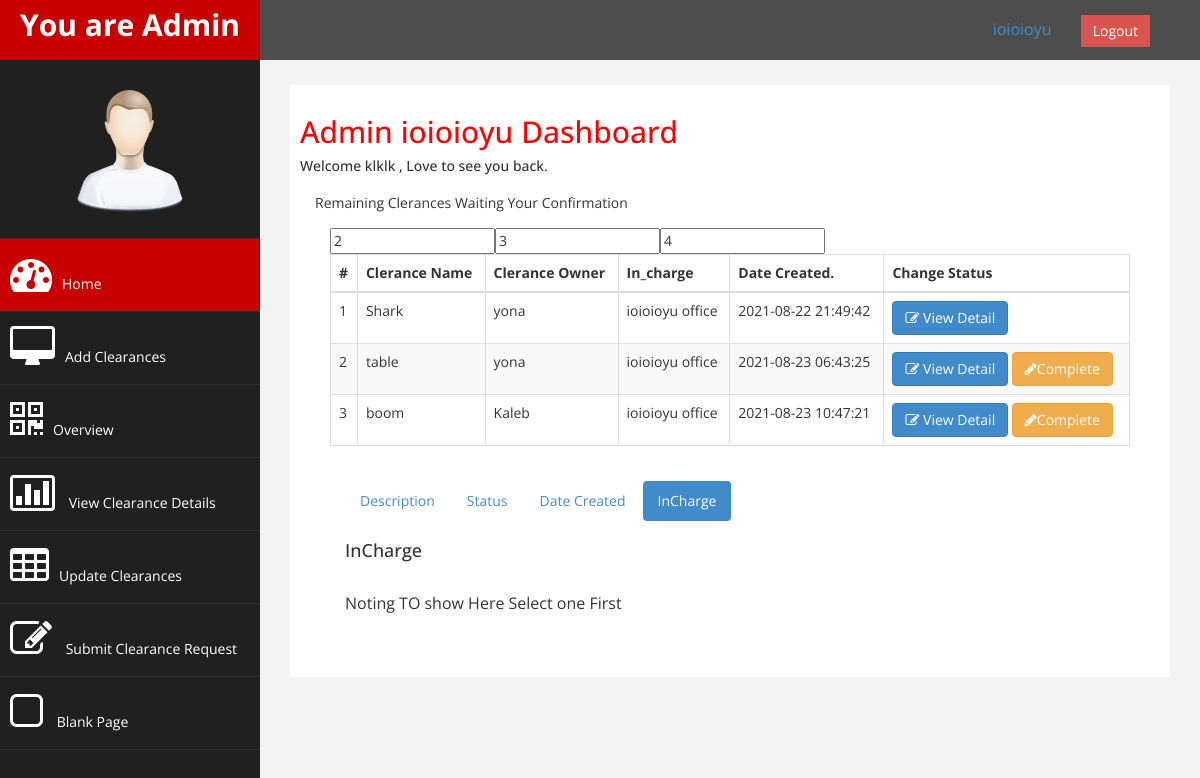
The app's page /pages/clearanceList.php (signed in) with its own data.
### tables this page shows
CREATE TABLE `clearance_list` (
  `id` int(11) NOT NULL,
  `name` varchar(255) NOT NULL,
  `description` text NOT NULL,
  `clearance_owner` int(11) NOT NULL,
  `in_charge` int(11) NOT NULL,
  `office` int(11) NOT NULL,
  `material` int(11) NOT NULL,
  `completed` tinyint(1) NOT NULL,
  `approved` tinyint(1) NOT NULL,
  `date_created` timestamp NOT NULL DEFAULT current_timestamp()
);

CREATE TABLE `users` (
  `id` int(11) NOT NULL,
  `full_name` varchar(255) NOT NULL,
  `role` int(11) NOT NULL,
  `phone` varchar(50) NOT NULL,
  `password` varchar(255) NOT NULL,
  `office` int(11) NOT NULL,
  `user_type` varchar(255) NOT NULL
);

### pages/clearanceList.php (the view, shortened to what this page needs)
<?php
include "../db.inc.php";
if (!isset($_SESSION['id'])) {
    header("Location:../login.php?error=Login Here First!");
} else {
    $detail_1 = false;
?>
    <!DOCTYPE html>
    <html xmlns="http://www.w3.org/1999/xhtml">
    <head>
        <link href="../css/bootstrap.css" rel="stylesheet" />
        <link href="../css/font-awesome.css" rel="stylesheet" />
        <link href="../js/morris/morris-0.4.3.min.css" rel="stylesheet" />
        <link href="../css/custom.css" rel="stylesheet" />
    </head>
    <body>
        <div id="wrapper">
            <nav class="navbar navbar-default navbar-cls-top " role="navigation" style="margin-bottom: 0">
                <div class="navbar-header">
                    <a class="navbar-brand" href="index.html">You are <?php echo $_SESSION['user_role'] ?></a>
                </div>
                <div style="color: white;
padding: 15px 50px 5px 50px;
float: right;
font-size: 16px;"> <a style="margin-right: 25px;"><?php echo $_SESSION['office'] . '   '  ?> </a> <a href="./logout.php" class="btn btn-danger square-btn-adjust">Logout</a> </div>
            </nav>
            <nav class="navbar-default navbar-side" role="navigation">
                <div class="sidebar-collapse">
                    <ul class="nav" id="main-menu">
                        <li class="text-center">
                            <img src="../img/find_user.png" class="user-image img-responsive" />
                        </li>
                        <li>
                            <a class="active-menu" href="./index.php"><i class="fa fa-dashboard fa-3x"></i>Home</a>
                        </li>
                        <li>
                            <a href="./addClerance.php"><i class="fa fa-desktop fa-3x"></i>Add Clearances</a>
                        </li>
                        <li>
                            <a href="./index.php"><i class="fa fa-qrcode fa-3x"></i>Overview</a>
                        </li>
                        <li>
                            <a href="./index.php"><i class="fa fa-bar-chart-o fa-3x"></i> View Clearance Details</a>
                        </li>
                        <li>
                            <a href="./index.php"><i class="fa fa-table fa-3x"></i>Update Clearances</a>
                        </li>
                        <li>
                            <a href="form.html"><i class="fa fa-edit fa-3x"></i> Submit Clearance Request </a>
                        </li>
                        <li>
                            <a href="blank.html"><i class="fa fa-square-o fa-3x"></i> Blank Page</a>
                        </li>
                    </ul>
                </div>
            </nav>
            <div id="page-wrapper">
                <div id="page-inner">
                    <div class="row">
                        <div class="col-md-12">
                            <h2>Admin <?php echo $_SESSION['office'] . '   '  ?> Dashboard</h2>
                            <h5>Welcome <?php echo $_SESSION['userName'] ?> , Love to see you back. </h5>
                        </div>
                    </div>
                    <div class="row">
                        <div class="col-md-12">
                        <div class="panel-heading">
                                Remaining Clerances Waiting Your Confirmation
                                <div class="panel-body">
                                    <div class="table-responsive">
                                        <table class="table table-striped table-bordered table-hover">
                                            <thead>
                                                <tr>
                                                    <th>#</th>
                                                    <th>Clerance Name</th>
                                                    <th>Clerance Owner</th>
                                                    <th>In_charge</th>
                                                    <th>Date Created.</th>
                                                    <th>Change Status</th>
                                                </tr>
                                            </thead>
                                            <tbody>
                                                <form action="" method="POST">
                                                    <?php
                                                    $sql = "SELECT * FROM `clearance_list` where approved = 1";
                                                    $result = mysqli_query($conn, $sql);
                                                    if ($result->num_rows > 0) {
                                                        $count = 0;
                                                        while ($row = mysqli_fetch_assoc($result)) {
                                                            $owner = $row['clearance_owner'];
                                                            $count += 1;
                                                            $sql2 = "SELECT * FROM `users` where id = $owner ";
                                                            $result2 = mysqli_query($conn, $sql2);
                                                            $data = mysqli_fetch_assoc($result2);
                                                    ?>
                                                            <tr>
                                                                <td><?php echo $count; ?></td>
                                                                <td><?php echo $row['name'] ?></td>
                                                                <td><?php echo $data['full_name'] ?></td>
                                                                <td><?php echo $_SESSION['office'] . ' office' ?></td>
                                                                <td><?php echo $row['date_created'] ?></td>
                                                                <input type="text" name="idn" value="<?php echo $row['id'] ?>">
                                                                <td><button name="view_detail_1" type="submit" class="btn btn-primary"><i class="fa fa-edit "></i> View Detail</button>
                                                               <?php
                                                                if($row['completed'] == 0){?>
                                                                     <button name="done" type="submit" class='btn btn-warning'><i class='fa fa-pencil'></i>Complete</button>
                                                            <?php  }
                                                               ?>
                                                            </td>
                                                            </tr>
                                                    <?php }
                                                    } ?>
                                                </form>
                                            </tbody>
                                        </table>
                                        <?php
                                        if ($detail_1) {
                                        ?>
                                            Detail Tabs
                                            <div class="panel-body">
                                                <ul class="nav nav-pills">
                                                    <li class=""><a href="#home-pills" data-toggle="tab">Description</a>
                                                    </li>
                                                    <li class=""><a href="#profile-pills" data-toggle="tab">Status</a>
                                                    </li>
                                                    <li class=""><a href="#messages-pills" data-toggle="tab">Date Created</a>
                                                    </li>
                                                    <li class="active"><a href="#settings-pills" data-toggle="tab">InCharge</a>
                                                    </li>
                                                </ul>
                                                <div class="tab-content">
                                                    <div class="tab-pane fade" id="home-pills">
                                                        <h4>Description</h4>
                                                        <p><?php echo $desc ?>.</p>
                                                        <p><?php echo "Clerance Owner " . " " . $ful_n ?>.</p>
                                                        <p><?php echo "Clerance Name " . " " . $it_name ?>.</p>
                                                    </div>
                                                    <div class="tab-pane fade" id="profile-pills">
                                                        <h4>Clerance Status</h4>
                                                        <p><?php
                                                            if ($comp == 0 && $app == 1) {
                                                                echo "<h4 style='color:yellow;'>you have Approved it , Waiting Supper Admin Approval!</h4>";
                                                            }
                                                            if ($comp == 1 && $app == 1) {
                                                                echo "<h4 style='color:green'>clerance Approval Process Is Completed!</h4>";
                                                            }
                                                            if ($app ==  0) {
                                                                echo "<h4 style='color:blue' >Still Waiting For Your Approval ,Please Approve As possible As you Can!</h4>";
                                                            }
                                                            ?>.</p>
                                                    </div>
                                                    <div class="tab-pane fade" id="messages-pills">
                                                        <h4>Clerance Creation Date</h4>
                                                        <p><?php echo $created ?>.</p>
                                                    </div>
                                                    <div class="tab-pane fade active in" id="settings-pills">
                                                        <h4>InCharge Of Controlling this Clerance and Management</h4>
                                                        <p><?php echo $_SESSION['office'] . ' office' ?>.</p>
                                                    </div>
                                                </div>
                                            </div>
                                    </div>
                                <?php } else { ?>
                                    <div class="panel-body">
                                        <ul class="nav nav-pills">
                                            <li class=""><a href="#home-pills" data-toggle="tab">Description</a>
                                            </li>
                                            <li class=""><a href="#profile-pills" data-toggle="tab">Status</a>
                                            </li>
                                            <li class=""><a href="#messages-pills" data-toggle="tab">Date Created</a>
                                            </li>
                                            <li class="active"><a href="#settings-pills" data-toggle="tab">InCharge</a>
                                            </li>
                                        </ul>
                                        <div class="tab-content">
                                            <div class="tab-pane fade active in" id="settings-pills">
                                                <h4>InCharge</h4>
                                                <p>Noting TO show Here Select one First</p>
                                            </div>
                                        </div>
                                    </div>
                                </div>
                            <?php } ?>
                        </div>
                    </div>
                </div>
            </div>
        </div>
        </div>
        </div>
    </body>
    </html>
<?php } ?>

### css/custom.css (style rules this page uses)
body { font-family: 'Open Sans', sans-serif; }
#wrapper { width: 100%; background:#202020; }
#page-wrapper { padding: 15px 15px; min-height: 600px; background:#F3F3F3; }
#page-inner { width:100%; margin:10px 20px 10px 0px; background-color:#fff!important; padding:10px; min-height:1200px; }
.text-center { text-align:center; }
h2 { color: #f00; }
h4 { padding-top:10px; }
.square-btn-adjust { border: 0px solid transparent; -webkit-border-radius: 0px; -moz-border-radius: 0px; border-radius: 0px; }
p { font-size:16px; line-height:25px; padding-top:20px; }
.user-image { margin: 25px auto; -webkit-border-radius: 10px; -moz-border-radius: 10px; border-radius: 10px; max-height:170px; max-width:170px; }
.navbar-cls-top .navbar-brand { color: #fff; background: #C90000; width: 260px; text-align: center; height: 60px; font-size: 30px; font-weight: 700; }
.active-menu { background-color:#C90000!important; }
.sidebar-collapse , .sidebar-collapse .nav { background:none; }
.sidebar-collapse .nav { padding:0; }
.sidebar-collapse .nav > li > a { color:#fff; background:#202020; text-shadow:none; }
.sidebar-collapse > .nav > li > a { padding:15px 10px; }
.sidebar-collapse > .nav > li { border-bottom: 1px solid rgba(107, 108, 109, 0.19); }
.navbar-side { border:none; background-color: #202020; }
.navbar-cls-top { background:#4D4D4D; border-bottom:none; }
.navbar-default { border:0px solid black; }
.navbar-header { background: #A70303; }
.nav > li > a > i { margin-right:10px; }
@media (min-width:768px) { #page-wrapper { margin: 0 0 0 260px; padding: 15px 30px; min-height: 1200px; } }
@media (min-width:768px) { .navbar-side { z-index: 1; position: absolute; width: 260px; } }
@media (min-width:768px) { .navbar { border-radius: 0px; } }

### pages/clearanceList.php (style rules this page uses)
#page-inner { min-height: 50px !important; }

### records on screen
clearance_list: name "Shark", clearance_owner.full_name "yona", date_created "2021-08-22 21:49:42", idn "2"
clearance_list: name "table", clearance_owner.full_name "yona", date_created "2021-08-23 06:43:25", idn "3", completed 0 (drawn)
clearance_list: name "boom", clearance_owner.full_name "Kaleb", date_created "2021-08-23 10:47:21", idn "4", completed 0 (drawn)

### other values on screen
$_SESSION['user_role'] "Admin"
$_SESSION['office'] "ioioioyu"
$_SESSION['userName'] "klklk"
